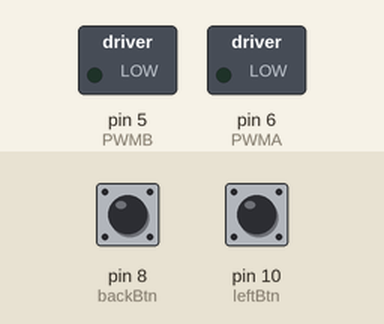
Bench run of a sketch on a simulated Arduino Uno, built with avr-gcc and run on an emulated ATmega328P. Parts: switched loads named in the sketch (green lamp = pin HIGH). The test bench sets the inputs (shaded band); at power-on: pin 8 (backBtn) HIGH, pin 10 (leftBtn) HIGH.

Above: at 1.2 s.
1.3 s: pin 8 (backBtn) pulled LOW for 0.15 s
At 1.37 s:
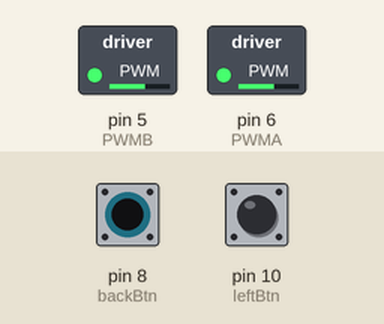
2.9 s: pin 8 (backBtn) pulled LOW for 3.2 s
At 7.0 s:
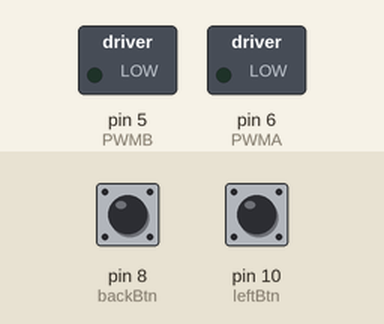
7.6 s: pin 10 (leftBtn) pulled LOW for 3.2 s
At 8.1 s:
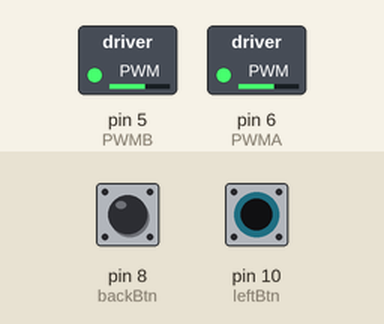
Timing chart, 0 to 12.3 s (numbered marks = the images above; inputs shaded):
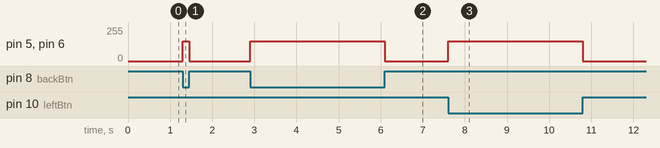

The sketch:

battle.ino
```cpp
const int forwardBtn= 0;
const int leftBtn = 10;
const int rightBtn = 1;
const int backBtn = 8;

const int AIN1 = 7;
const int AIN2 = 4;
const int BIN1 = 2;
const int BIN2 = 3;
const int PWMA = 6;
const int PWMB = 5;
int motorSpeed = 0;
void setup() {
  // put your setup code here, to run once:
pinMode(forwardBtn, INPUT_PULLUP);
pinMode(leftBtn, INPUT_PULLUP);
pinMode(rightBtn, INPUT_PULLUP);
pinMode(backBtn, INPUT_PULLUP);
Serial.begin(9600);
}
/* ******************** Right Motor ******************** */

void rightMotor(int motorSpeed) {
  if (motorSpeed > 0) {
    digitalWrite(AIN1, HIGH);
    digitalWrite(AIN2, LOW);
  }
  else if (motorSpeed < 0) {
    digitalWrite(AIN1, LOW);
    digitalWrite(AIN2, HIGH);
  }
  else {
    digitalWrite(AIN1, LOW);
    digitalWrite(AIN2, LOW);
  }
  analogWrite(PWMA, abs(motorSpeed));

}
/*------------------ Left Motor ------------------*/
void leftMotor(int motorSpeed) {
if (motorSpeed > 0) {
  digitalWrite(BIN1, HIGH);
  digitalWrite(BIN2, LOW);
}
else if (motorSpeed < 0) {
  digitalWrite(BIN1, LOW);
  digitalWrite(BIN2, HIGH);
}
else {
  digitalWrite(BIN1, LOW);
  digitalWrite(BIN2, LOW);
}
analogWrite(PWMB, abs(motorSpeed));
}

void forward() {
  rightMotor(255);
  leftMotor(255);
}

void backward() {
  rightMotor(-150);
  leftMotor(-150);
}

void left() {

  rightMotor(150);
  leftMotor(-150);

}

void right() {

  rightMotor(-150);
  leftMotor(150);

}

void stop() {
 rightMotor(0);
 leftMotor(0);
}


void loop() {
  // put your main code here, to run repeatedly:
int red = digitalRead(forwardBtn);
int yellow = digitalRead(rightBtn);
int green = digitalRead(backBtn);
int blue = digitalRead(leftBtn);

 if (red == LOW){
    forward();

  }
 else if (yellow == LOW) {
     right();
 }

 else if (green == LOW) {
     backward();
 }

 else if (blue == LOW) {
     left();
 }

  else {
    stop();
  }

}
```

Measured:
- after the input at 1.3 s, pin 5 (PWMB), pin 6 (PWMA): 0/255 → 150/255 at once, → 0/255 0.15 s later
- after the input at 2.9 s, pin 5 (PWMB), pin 6 (PWMA): 0/255 → 150/255 at once, → 0/255 3.2 s later
- after the input at 7.6 s, pin 5 (PWMB), pin 6 (PWMA): 0/255 → 150/255 at once, → 0/255 3.2 s later
